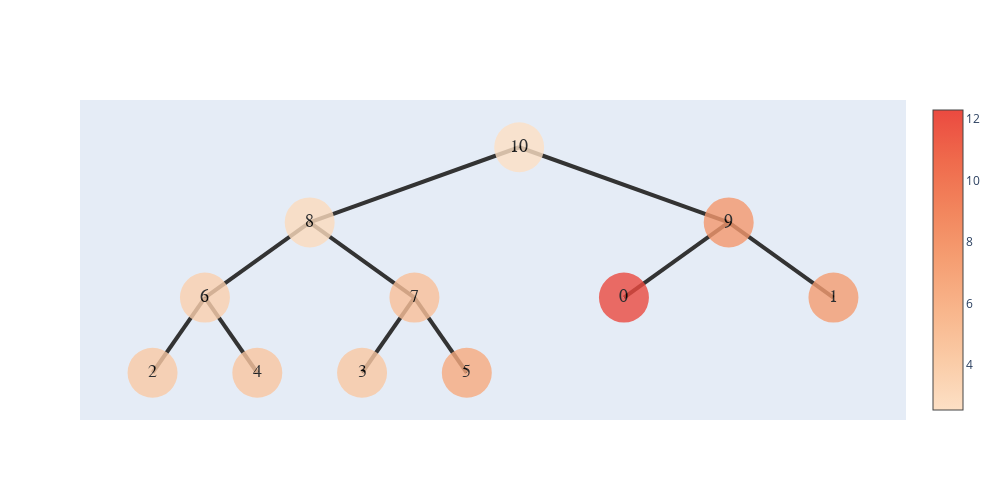

Notebook code cell kept with this figure:
### Code cell
def search_miss_node(now,anslist,smalllist,n):
    if(len(now.son) == 0):
        return now;
    if(len(now.son)==1):
        search_miss_node(now.son[0],anslist,smalllist,n);
        return now;
    lson = search_miss_node(now.son[0],anslist,smalllist,n);
    rson = search_miss_node(now.son[1],anslist,smalllist,n);
    if((int(lson.name)<n and int(rson.name)>n )):
        smalllist.append(int(lson.name))
        anslist.append((lson,rson));
    elif (int(lson.name)>n and int(rson.name)<n ):
        smalllist.append(int(rson.name))
        anslist.append((lson,rson));
    return now
nodes1,n1 = build_hyper_tree(folder_path)
# show_tree(nodes1[0]).show_fig()
anslist = [];
mergelist= []
smalllist = []
search_tree(nodes1[0],1,mergelist)
search_miss_node(nodes1[0],anslist,smalllist,(n1+1)/2)
len(anslist),len(mergelist)
show_tree(nodes1[0]).show_fig()

### Figure 1 — Plotly figure (JSON) as saved in the notebook; plotly's stock layout.template omitted (floating-point values rounded to 4 significant figures)
{"data": [{"hoverinfo": "text", "marker": {"color": [2.54, 2.941, 3.746, 4.246, 4.536, 4.963, 4.374, 6.562, 7.788, 12.29, 7.501], "colorscale": [[0, "rgb(253, 224, 197)"], [0.1667, "rgb(250, 203, 166)"], [0.3333, "rgb(248, 181, 139)"], [0.5, "rgb(245, 158, 114)"], [0.6667, "rgb(242, 133, 93)"], [0.8333, "rgb(239, 106, 76)"], [1, "rgb(235, 74, 64)"]], "showscale": true, "size": 50, "symbol": "circle-dot"}, "mode": "markers+text", "opacity": 0.8, "text": ["10", "8", "6", "2", "4", "7", "3", "5", "9", "0", "1"], "textfont": {"color": "#000000", "family": "sans serif", "size": 18}, "type": "scatter", "x": [5.5, 3.25, 2.125, 1.562, 2.688, 4.375, 3.812, 4.938, 7.75, 6.625, 8.875], "y": [5, 3.5, 2, 0.5, 0.5, 2, 0.5, 0.5, 3.5, 2, 2]}], "layout": {"height": 500, "shapes": [{"layer": "below", "line": {"color": "#333", "width": 4}, "type": "line", "x0": 5.5, "x1": 5.5, "y0": 5, "y1": 5}, {"layer": "below", "line": {"color": "#333", "width": 4}, "type": "line", "x0": 5.5, "x1": 3.25, "y0": 5, "y1": 3.5}, {"layer": "below", "line": {"color": "#333", "width": 4}, "type": "line", "x0": 3.25, "x1": 2.125, "y0": 3.5, "y1": 2}, {"layer": "below", "line": {"color": "#333", "width": 4}, "type": "line", "x0": 2.125, "x1": 1.562, "y0": 2, "y1": 0.5}, {"layer": "below", "line": {"color": "#333", "width": 4}, "type": "line", "x0": 2.125, "x1": 2.688, "y0": 2, "y1": 0.5}, {"layer": "below", "line": {"color": "#333", "width": 4}, "type": "line", "x0": 3.25, "x1": 4.375, "y0": 3.5, "y1": 2}, {"layer": "below", "line": {"color": "#333", "width": 4}, "type": "line", "x0": 4.375, "x1": 3.812, "y0": 2, "y1": 0.5}, {"layer": "below", "line": {"color": "#333", "width": 4}, "type": "line", "x0": 4.375, "x1": 4.938, "y0": 2, "y1": 0.5}, {"layer": "below", "line": {"color": "#333", "width": 4}, "type": "line", "x0": 5.5, "x1": 7.75, "y0": 5, "y1": 3.5}, {"layer": "below", "line": {"color": "#333", "width": 4}, "type": "line", "x0": 7.75, "x1": 6.625, "y0": 3.5, "y1": 2}, {"layer": "below", "line": {"color": "#333", "width": 4}, "type": "line", "x0": 7.75, "x1": 8.875, "y0": 3.5, "y1": 2}], "width": 1000, "xaxis": {"showgrid": false, "showline": false, "showticklabels": false, "zeroline": false}, "yaxis": {"showgrid": false, "showline": false, "showticklabels": false, "zeroline": false}}}
